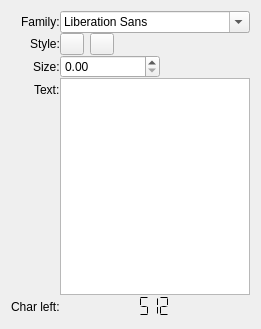
      <widget class="QWidget" name="scrollAreaWidgetContents_4">
       <property name="geometry">
        <rect>
         <x>0</x>
         <y>0</y>
         <width>261</width>
         <height>329</height>
        </rect>
       </property>
       <property name="minimumSize">
        <size>
         <width>180</width>
         <height>0</height>
        </size>
       </property>
       <layout class="QVBoxLayout" name="verticalLayout_8">
        <item>
         <layout class="QFormLayout" name="formLayout_4">
          <property name="sizeConstraint">
           <enum>QLayout::SetMinimumSize</enum>
          </property>
          <property name="fieldGrowthPolicy">
           <enum>QFormLayout::AllNonFixedFieldsGrow</enum>
          </property>
          <property name="labelAlignment">
           <set>Qt::AlignRight|Qt::AlignTrailing|Qt::AlignVCenter</set>
          </property>
          <property name="horizontalSpacing">
           <number>0</number>
          </property>
          <property name="verticalSpacing">
           <number>0</number>
          </property>
          <item row="0" column="0">
           <widget class="QLabel" name="label_7">
            <property name="text">
             <string>Family:</string>
            </property>
           </widget>
          </item>
          <item row="0" column="1">
           <widget class="QFontComboBox" name="fontComboBox">
            <property name="maximumSize">
             <size>
              <width>16777215</width>
              <height>16777215</height>
             </size>
            </property>
           </widget>
          </item>
          <item row="1" column="0">
           <widget class="QLabel" name="label_10">
            <property name="text">
             <string>Style:</string>
            </property>
           </widget>
          </item>
          <item row="1" column="1">
           <layout class="QHBoxLayout" name="horizontalLayout_6">
            <property name="spacing">
             <number>6</number>
            </property>
            <item>
             <widget class="QPushButton" name="fontStyleBoldButton">
              <property name="maximumSize">
               <size>
                <width>24</width>
                <height>24</height>
               </size>
              </property>
              <property name="text">
               <string/>
              </property>
              <property name="icon">
               <iconset resource="rsrc.qrc">
                <normaloff>:/icons/resources/icons/app-icons/bold.png</normaloff>:/icons/resources/icons/app-icons/bold.png</iconset>
              </property>
              <property name="iconSize">
               <size>
                <width>18</width>
                <height>18</height>
               </size>
              </property>
              <property name="checkable">
               <bool>true</bool>
              </property>
             </widget>
            </item>
            <item>
             <widget class="QPushButton" name="fontStyleItalicButton">
              <property name="maximumSize">
               <size>
                <width>24</width>
                <height>24</height>
               </size>
              </property>
              <property name="text">
               <string/>
              </property>
              <property name="icon">
               <iconset resource="rsrc.qrc">
                <normaloff>:/icons/resources/icons/app-icons/italic.png</normaloff>:/icons/resources/icons/app-icons/italic.png</iconset>
              </property>
              <property name="iconSize">
               <size>
                <width>18</width>
                <height>18</height>
               </size>
              </property>
              <property name="checkable">
               <bool>true</bool>
              </property>
             </widget>
            </item>
           </layout>
          </item>
          <item row="2" column="0">
           <widget class="QLabel" name="label_11">
            <property name="text">
             <string>Size:</string>
            </property>
           </widget>
          </item>
          <item row="2" column="1">
           <widget class="QDoubleSpinBox" name="fontSizeSpinner">
            <property name="maximumSize">
             <size>
              <width>100</width>
              <height>16777215</height>
             </size>
            </property>
            <property name="accelerated">
             <bool>true</bool>
            </property>
           </widget>
          </item>
          <item row="3" column="0">
           <widget class="QLabel" name="label_12">
            <property name="text">
             <string>Text:</string>
            </property>
           </widget>
          </item>
          <item row="3" column="1">
           <widget class="QPlainTextEdit" name="fontTextArea">
            <property name="minimumSize">
             <size>
              <width>0</width>
              <height>0</height>
             </size>
            </property>
           </widget>
          </item>
          <item row="4" column="0">
           <widget class="QLabel" name="label_13">
            <property name="text">
             <string>Char left:</string>
            </property>
           </widget>
          </item>
          <item row="4" column="1">
           <widget class="QLCDNumber" name="charCounter">
            <property name="frameShape">
             <enum>QFrame::NoFrame</enum>
            </property>
            <property name="numDigits">
             <number>3</number>
            </property>
            <property name="segmentStyle">
             <enum>QLCDNumber::Flat</enum>
            </property>
            <property name="value" stdset="0">
             <double>512.000000000000000</double>
            </property>
           </widget>
          </item>
         </layout>
        </item>
       </layout>
      </widget>
